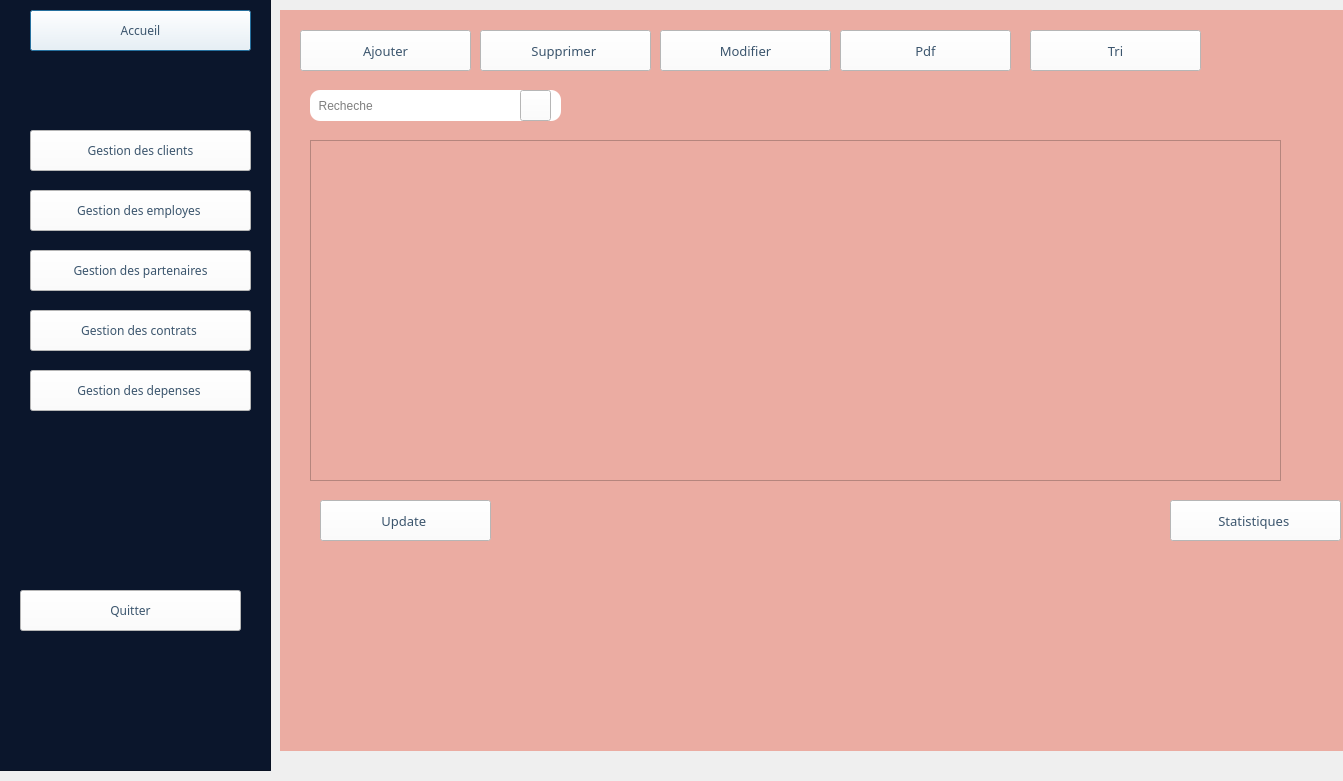
<?xml version="1.0" encoding="UTF-8"?>
<ui version="4.0">
 <class>aminee</class>
 <widget class="QDialog" name="aminee">
  <property name="geometry">
   <rect>
    <x>0</x>
    <y>0</y>
    <width>1343</width>
    <height>781</height>
   </rect>
  </property>
  <property name="windowTitle">
   <string>Dialog</string>
  </property>
  <widget class="QFrame" name="frame">
   <property name="geometry">
    <rect>
     <x>-10</x>
     <y>-20</y>
     <width>281</width>
     <height>791</height>
    </rect>
   </property>
   <property name="styleSheet">
    <string notr="true">background-color: rgb(11, 22, 44);</string>
   </property>
   <property name="frameShape">
    <enum>QFrame::StyledPanel</enum>
   </property>
   <property name="frameShadow">
    <enum>QFrame::Raised</enum>
   </property>
   <widget class="QPushButton" name="pushButton">
    <property name="geometry">
     <rect>
      <x>40</x>
      <y>30</y>
      <width>221</width>
      <height>41</height>
     </rect>
    </property>
    <property name="font">
     <font>
      <family>Showcard Gothic</family>
     </font>
    </property>
    <property name="styleSheet">
     <string notr="true">background-color: rgb(255, 255, 255);
color: rgb(59, 85, 109);
  padding: 10px ;</string>
    </property>
    <property name="text">
     <string>Accueil</string>
    </property>
   </widget>
   <widget class="QPushButton" name="pushButton_2">
    <property name="geometry">
     <rect>
      <x>40</x>
      <y>150</y>
      <width>221</width>
      <height>41</height>
     </rect>
    </property>
    <property name="font">
     <font>
      <family>Showcard Gothic</family>
     </font>
    </property>
    <property name="styleSheet">
     <string notr="true">background-color: rgb(255, 255, 255);
color: rgb(59, 85, 109);</string>
    </property>
    <property name="text">
     <string>Gestion des clients</string>
    </property>
   </widget>
   <widget class="QPushButton" name="pushButton_3">
    <property name="geometry">
     <rect>
      <x>40</x>
      <y>210</y>
      <width>221</width>
      <height>41</height>
     </rect>
    </property>
    <property name="font">
     <font>
      <family>Showcard Gothic</family>
     </font>
    </property>
    <property name="styleSheet">
     <string notr="true">background-color: rgb(255, 255, 255);
color: rgb(59, 85, 109);</string>
    </property>
    <property name="text">
     <string>Gestion des employes </string>
    </property>
   </widget>
   <widget class="QPushButton" name="pushButton_4">
    <property name="geometry">
     <rect>
      <x>40</x>
      <y>270</y>
      <width>221</width>
      <height>41</height>
     </rect>
    </property>
    <property name="font">
     <font>
      <family>Showcard Gothic</family>
     </font>
    </property>
    <property name="styleSheet">
     <string notr="true">background-color: rgb(255, 255, 255);
color: rgb(59, 85, 109);</string>
    </property>
    <property name="text">
     <string>Gestion des partenaires</string>
    </property>
   </widget>
   <widget class="QPushButton" name="pushButton_5">
    <property name="geometry">
     <rect>
      <x>40</x>
      <y>330</y>
      <width>221</width>
      <height>41</height>
     </rect>
    </property>
    <property name="font">
     <font>
      <family>Showcard Gothic</family>
     </font>
    </property>
    <property name="styleSheet">
     <string notr="true">background-color: rgb(255, 255, 255);
color: rgb(59, 85, 109);</string>
    </property>
    <property name="text">
     <string>Gestion des contrats </string>
    </property>
   </widget>
   <widget class="QPushButton" name="pushButton_6">
    <property name="geometry">
     <rect>
      <x>40</x>
      <y>390</y>
      <width>221</width>
      <height>41</height>
     </rect>
    </property>
    <property name="font">
     <font>
      <family>Showcard Gothic</family>
     </font>
    </property>
    <property name="styleSheet">
     <string notr="true">background-color: rgb(255, 255, 255);
color: rgb(59, 85, 109);</string>
    </property>
    <property name="text">
     <string>Gestion des depenses </string>
    </property>
   </widget>
   <widget class="QPushButton" name="pushButton_7">
    <property name="geometry">
     <rect>
      <x>30</x>
      <y>610</y>
      <width>221</width>
      <height>41</height>
     </rect>
    </property>
    <property name="font">
     <font>
      <family>Showcard Gothic</family>
     </font>
    </property>
    <property name="styleSheet">
     <string notr="true">background-color: rgb(255, 255, 255);
color: rgb(59, 85, 109);</string>
    </property>
    <property name="text">
     <string>Quitter</string>
    </property>
   </widget>
  </widget>
  <widget class="QWidget" name="widget" native="true">
   <property name="geometry">
    <rect>
     <x>280</x>
     <y>10</y>
     <width>1101</width>
     <height>741</height>
    </rect>
   </property>
   <property name="styleSheet">
    <string notr="true">background-color: rgb(235, 172, 162);
</string>
   </property>
   <widget class="QPushButton" name="pushButton_8">
    <property name="geometry">
     <rect>
      <x>20</x>
      <y>20</y>
      <width>171</width>
      <height>41</height>
     </rect>
    </property>
    <property name="font">
     <font>
      <family>Showcard Gothic</family>
      <pointsize>10</pointsize>
     </font>
    </property>
    <property name="styleSheet">
     <string notr="true">color: rgb(59, 85, 109);
background-color: rgb(255, 255, 255);</string>
    </property>
    <property name="text">
     <string>Ajouter</string>
    </property>
   </widget>
   <widget class="QPushButton" name="pushButton_9">
    <property name="geometry">
     <rect>
      <x>200</x>
      <y>20</y>
      <width>171</width>
      <height>41</height>
     </rect>
    </property>
    <property name="font">
     <font>
      <family>Showcard Gothic</family>
      <pointsize>10</pointsize>
     </font>
    </property>
    <property name="styleSheet">
     <string notr="true">color: rgb(59, 85, 109);
background-color: rgb(255, 255, 255);</string>
    </property>
    <property name="text">
     <string>Supprimer </string>
    </property>
   </widget>
   <widget class="QPushButton" name="pushButton_10">
    <property name="geometry">
     <rect>
      <x>380</x>
      <y>20</y>
      <width>171</width>
      <height>41</height>
     </rect>
    </property>
    <property name="font">
     <font>
      <family>Showcard Gothic</family>
      <pointsize>10</pointsize>
     </font>
    </property>
    <property name="styleSheet">
     <string notr="true">color: rgb(59, 85, 109);
background-color: rgb(255, 255, 255);</string>
    </property>
    <property name="text">
     <string>Modifier</string>
    </property>
   </widget>
   <widget class="QPushButton" name="pushButton_12">
    <property name="geometry">
     <rect>
      <x>560</x>
      <y>20</y>
      <width>171</width>
      <height>41</height>
     </rect>
    </property>
    <property name="font">
     <font>
      <family>Showcard Gothic</family>
      <pointsize>10</pointsize>
     </font>
    </property>
    <property name="styleSheet">
     <string notr="true">color: rgb(59, 85, 109);
background-color: rgb(255, 255, 255);</string>
    </property>
    <property name="text">
     <string>Pdf</string>
    </property>
   </widget>
   <widget class="QPushButton" name="pushButton_11">
    <property name="geometry">
     <rect>
      <x>40</x>
      <y>490</y>
      <width>171</width>
      <height>41</height>
     </rect>
    </property>
    <property name="font">
     <font>
      <family>Showcard Gothic</family>
      <pointsize>10</pointsize>
     </font>
    </property>
    <property name="styleSheet">
     <string notr="true">color: rgb(59, 85, 109);
background-color: rgb(255, 255, 255);</string>
    </property>
    <property name="text">
     <string>Update </string>
    </property>
   </widget>
   <widget class="QTableView" name="listEmployetableView">
    <property name="geometry">
     <rect>
      <x>30</x>
      <y>130</y>
      <width>971</width>
      <height>341</height>
     </rect>
    </property>
    <property name="font">
     <font>
      <family>Trebuchet MS</family>
      <pointsize>9</pointsize>
      <italic>true</italic>
      <bold>false</bold>
     </font>
    </property>
    <property name="styleSheet">
     <string notr="true">
font: italic 9pt &quot;Trebuchet MS&quot;;</string>
    </property>
   </widget>
   <widget class="QPushButton" name="pushButton_13">
    <property name="geometry">
     <rect>
      <x>750</x>
      <y>20</y>
      <width>171</width>
      <height>41</height>
     </rect>
    </property>
    <property name="font">
     <font>
      <family>Showcard Gothic</family>
      <pointsize>10</pointsize>
     </font>
    </property>
    <property name="styleSheet">
     <string notr="true">color: rgb(59, 85, 109);
background-color: rgb(255, 255, 255);</string>
    </property>
    <property name="text">
     <string>Tri</string>
    </property>
   </widget>
   <widget class="QLineEdit" name="lineEdit">
    <property name="geometry">
     <rect>
      <x>30</x>
      <y>80</y>
      <width>251</width>
      <height>31</height>
     </rect>
    </property>
    <property name="styleSheet">
     <string notr="true">background-color: rgb(255, 255, 255);
border-radius: 10px;</string>
    </property>
    <property name="placeholderText">
     <string>  Recheche</string>
    </property>
   </widget>
   <widget class="QPushButton" name="pushButton_14">
    <property name="geometry">
     <rect>
      <x>240</x>
      <y>80</y>
      <width>31</width>
      <height>31</height>
     </rect>
    </property>
    <property name="styleSheet">
     <string notr="true">background-color: rgb(255, 255, 255);</string>
    </property>
    <property name="text">
     <string/>
    </property>
    <property name="icon">
     <iconset>
      <normaloff>../../../Pictures/research.png</normaloff>../../../Pictures/research.png</iconset>
    </property>
   </widget>
   <widget class="QPushButton" name="pushButton_16">
    <property name="geometry">
     <rect>
      <x>890</x>
      <y>490</y>
      <width>171</width>
      <height>41</height>
     </rect>
    </property>
    <property name="font">
     <font>
      <family>Showcard Gothic</family>
      <pointsize>10</pointsize>
     </font>
    </property>
    <property name="styleSheet">
     <string notr="true">color: rgb(59, 85, 109);
background-color: rgb(255, 255, 255);</string>
    </property>
    <property name="text">
     <string>Statistiques </string>
    </property>
   </widget>
  </widget>
 </widget>
 <resources/>
 <connections/>
</ui>
